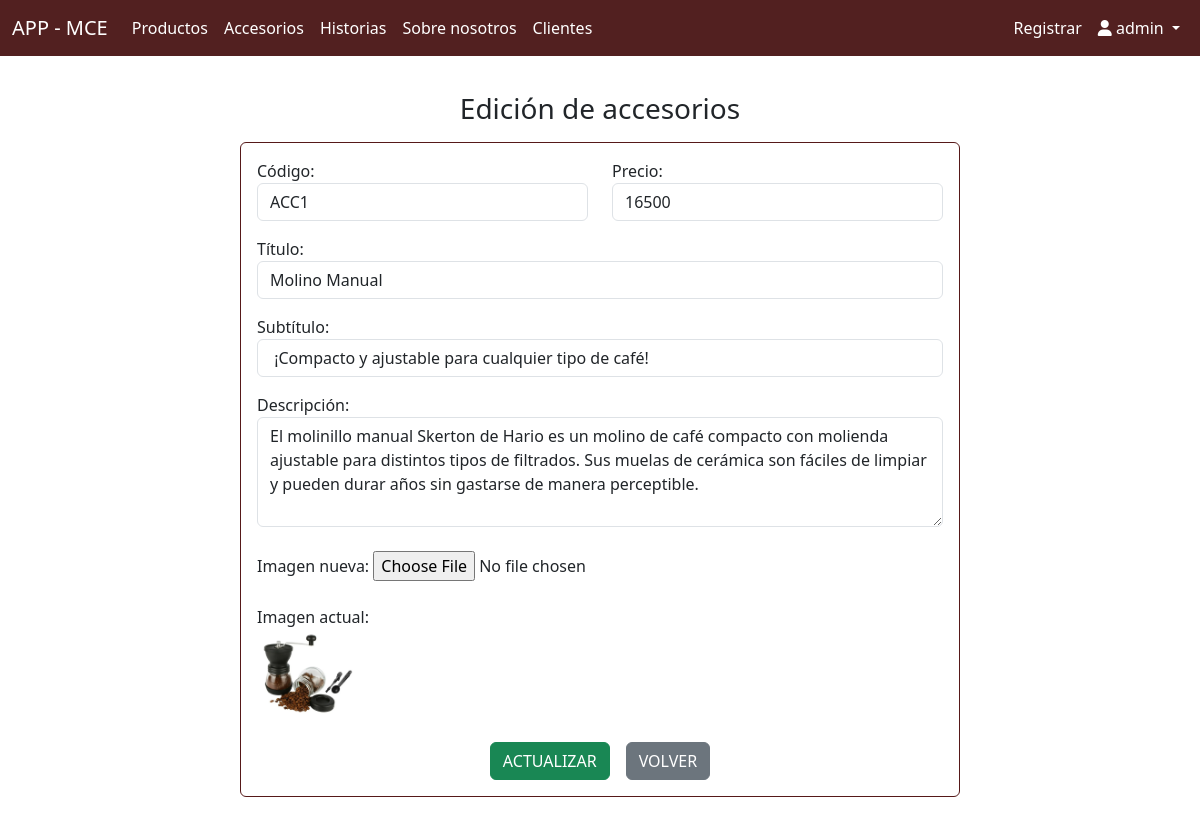
The app's page /administrativo/edicionAccesorio/ACC1 (signed in) with its own data.
### mce/models.py (models this page shows, shortened)
class Accesorio(models.Model):
    cod         = models.CharField(unique=True, max_length=5)
    name        = models.CharField(max_length=40)
    price       = models.IntegerField()
    subtitle    = models.CharField(max_length=200)
    description = models.TextField()
    imagen      = models.ImageField(upload_to='images/', null=True, blank=True)

### administrativo/views.py (the view)
# urls.py: path('edicionAccesorio/<cod>', views.edicionAccesorio, name='edicionAccesorio'),
@login_required
def edicionAccesorio(request, cod):
    accesorio= Accesorio.objects.get(cod=cod)
    context= {'accesorio': accesorio}
    return render(request, 'administrativo/edicionAccesorio.html', context)

### administrativo/templates/administrativo/edicionAccesorio.html (shortened to what this page needs)
{% extends 'administrativo/baseCrud.html' %}
{% block body%}
<div class="container mt-1">
    <div class="row justify-content-center">
        <div class="col-md-8">
            <h3 class="p-2 text-center">Edición de accesorios</h3>
            <div class="card" style="border: 1px solid #561919">
                <div class="card-body">
                    <form action="{% url 'editarAccesorio' %}" method="POST" enctype="multipart/form-data">{% csrf_token %}
                        <div class="row mb-3">
                            <div class="col-md-6">
                                <div class="form-group">
                                    <label for="cod">Código:</label>
                                    <input type="text" id="cod" name="cod" value="{{accesorio.cod}}" class="form-control" placeholder="Código" maxlength="5" readonly>
                                </div>
                            </div>
                            <div class="col-md-6">
                                <div class="form-group">
                                    <label for="price">Precio:</label>
                                    <input type="number" id="price" name="price" value="{{accesorio.price}}" class="form-control" placeholder="Precio">
                                </div>
                            </div>
                        </div>
                        <div class="form-group mb-3">
                            <label for="name">Título:</label>
                            <input type="text" id="name" name="name" value="{{accesorio.name}}" class="form-control" placeholder="Título" maxlength="40">
                        </div>
                        <div class="form-group mb-3">
                            <label for="sub">Subtítulo:</label>
                            <input type="text" id="sub" name="sub" value="{{accesorio.subtitle}}" class="form-control" placeholder="Subtítulo" maxlength="200">
                        </div>
                        <div class="form-group mb-4">
                            <label for="desc">Descripción:</label>
                            <textarea id="desc" name="desc" class="form-control" rows="4" placeholder="Ingresa la descripción">{{accesorio.description}}</textarea>
                        </div>
                        <div class="form-group mb-4">
                            <label for="img">Imagen nueva:</label>
                            <input type="file" id="img" name="img" class="form-control-file">
                        </div>
                        <div class="form-group mb-4">
                            <label>Imagen actual:</label><br>
                            {% if accesorio.imagen %}
                                <img src="{{ accesorio.imagen.url }}" alt="#" class="img-fluid" width="100">
                            {% else %}
                                Sin imagen cargada
                            {% endif %}
                        </div>
                        <div class="form-group d-flex justify-content-center">
                            <button type="submit" class="btn btn-success text-white btn-md mx-2" onclick="showAlert()">ACTUALIZAR</button>
                            <a href="{% url 'crudAccesorios' %}" class="btn btn-secondary text-white btn-md mx-2">VOLVER</a>
                        </div>
                    </form>
                </div>
            </div>
        </div>
    </div>
</div>
{% endblock %}

### administrativo/templates/administrativo/baseCrud.html (shortened to what this page needs)
<!DOCTYPE html>
<html lang="en">
<head>
  <link rel="stylesheet" href="https://cdnjs.cloudflare.com/ajax/libs/font-awesome/6.0.0-beta3/css/all.min.css">
  <link href="https://cdn.jsdelivr.net/npm/bootstrap@5.3.3/dist/css/bootstrap.min.css" rel="stylesheet"
>
</head>
<body>
  <nav class="navbar navbar-expand-lg" style="background-color:  #522020;">
    <div class="container-fluid">
      <a class="navbar-brand text-white" href="{% url 'crud' %}">APP - MCE</a>
      <div class="collapse navbar-collapse" id="navbarNav">
        <ul class="navbar-nav me-auto mb-2 mb-lg-0">
          <li class="nav-item">
            <a class="nav-link active text-white" aria-current="page" href="{% url 'crudProductos' %}">Productos</a>
          </li>
          <li class="nav-item">
            <a class="nav-link text-white" href="{% url 'crudAccesorios' %}">Accesorios</a>
          </li>
          <li class="nav-item">
            <a class="nav-link text-white" href="{% url 'crudHistorias' %}">Historias</a>
          </li>
          <li class="nav-item">
            <a class="nav-link text-white" href="{% url 'crudNosotros' %}">Sobre nosotros</a>
          </li>
          <li class="nav-item">
            <a class="nav-link text-white" href="{% url 'crudClientes' %}">Clientes</a>
          </li>
        </ul>
        <ul class="navbar-nav ms-auto mb-2 mb-lg-0">
          <li class="nav-item">
            <a class="nav-link text-white" href="{% url 'registro' %}">Registrar</a>
          </li>
          <li class="nav-item dropdown">
            <a class="nav-link dropdown-toggle highlight-username text-white" href="#" id="navbarDropdown" role="button"
              data-bs-toggle="dropdown" aria-haspopup="true" aria-expanded="false">
              <i class="fas fa-user"></i> {{ user.username }}
            </a>
          </li>
        </ul>
      </div>
    </div>
  </nav>
  <div class="container py-4">
    {% block body %}
    {% endblock %}
  </div>
</body>
</html>

### records on screen
Accesorio: cod "ACC1", price "16500", name "Molino Manual", sub "¡Compacto y ajustable para cualquier tipo de café!", desc "El molinillo manual Skerton de Hario es un molino de café compacto con molienda ajustable para distintos tipos de filtrados. Sus muelas de cerámica son fáciles de limpiar y pueden durar años sin gastarse de manera perceptible.", imagen (picture)

### other values on screen
{{ user.username }} "admin"
